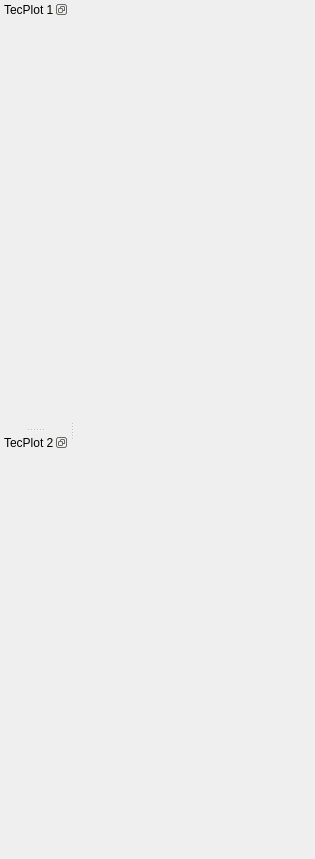
<?xml version="1.0" encoding="UTF-8"?>
<ui version="4.0">
 <class>MainWindow</class>
 <widget class="QMainWindow" name="MainWindow">
  <property name="geometry">
   <rect>
    <x>0</x>
    <y>0</y>
    <width>315</width>
    <height>859</height>
   </rect>
  </property>
  <property name="sizePolicy">
   <sizepolicy hsizetype="Preferred" vsizetype="Preferred">
    <horstretch>0</horstretch>
    <verstretch>0</verstretch>
   </sizepolicy>
  </property>
  <property name="windowTitle">
   <string>MainWindow</string>
  </property>
  <property name="whatsThis">
   <string>&lt;!DOCTYPE HTML PUBLIC &quot;-//W3C//DTD HTML 4.0//EN&quot; &quot;http://www.w3.org/TR/REC-html40/strict.dtd&quot;&gt;
&lt;html&gt;&lt;head&gt;&lt;meta name=&quot;qrichtext&quot; content=&quot;1&quot; /&gt;&lt;style type=&quot;text/css&quot;&gt;
p, li { white-space: pre-wrap; }
&lt;/style&gt;&lt;/head&gt;&lt;body style=&quot; font-family:'MS Shell Dlg 2'; font-size:8pt; font-weight:400; font-style:normal;&quot;&gt;
&lt;p style=&quot;-qt-paragraph-type:empty; margin-top:0px; margin-bottom:0px; margin-left:0px; margin-right:0px; -qt-block-indent:0; text-indent:0px;&quot;&gt;&lt;br /&gt;&lt;/p&gt;&lt;/body&gt;&lt;/html&gt;</string>
  </property>
  <widget class="QWidget" name="centralwidget"/>
  <widget class="QDockWidget" name="ui_tecplot1_dockw">
   <property name="sizePolicy">
    <sizepolicy hsizetype="Expanding" vsizetype="Expanding">
     <horstretch>0</horstretch>
     <verstretch>0</verstretch>
    </sizepolicy>
   </property>
   <property name="minimumSize">
    <size>
     <width>69</width>
     <height>70</height>
    </size>
   </property>
   <property name="features">
    <set>QDockWidget::DockWidgetFloatable|QDockWidget::DockWidgetMovable</set>
   </property>
   <property name="windowTitle">
    <string>TecPlot 1</string>
   </property>
   <attribute name="dockWidgetArea">
    <number>1</number>
   </attribute>
   <widget class="QWidget" name="dockWidgetContents">
    <layout class="QVBoxLayout" name="ui_tecplot1_dockcontents_vl">
     <item>
      <widget class="QWidget" name="ui_tecplot1_widget" native="true">
       <property name="sizePolicy">
        <sizepolicy hsizetype="Expanding" vsizetype="Expanding">
         <horstretch>0</horstretch>
         <verstretch>0</verstretch>
        </sizepolicy>
       </property>
       <property name="minimumSize">
        <size>
         <width>0</width>
         <height>0</height>
        </size>
       </property>
       <property name="baseSize">
        <size>
         <width>50</width>
         <height>50</height>
        </size>
       </property>
       <property name="acceptDrops">
        <bool>false</bool>
       </property>
       <layout class="QVBoxLayout" name="ui_tecplot1_widget_vl"/>
      </widget>
     </item>
    </layout>
   </widget>
  </widget>
  <widget class="QDockWidget" name="ui_tecplot2_dockw">
   <property name="sizePolicy">
    <sizepolicy hsizetype="Expanding" vsizetype="Expanding">
     <horstretch>0</horstretch>
     <verstretch>0</verstretch>
    </sizepolicy>
   </property>
   <property name="minimumSize">
    <size>
     <width>69</width>
     <height>70</height>
    </size>
   </property>
   <property name="accessibleName">
    <string notr="true" extracomment="sadsa"/>
   </property>
   <property name="features">
    <set>QDockWidget::DockWidgetFloatable|QDockWidget::DockWidgetMovable</set>
   </property>
   <property name="windowTitle">
    <string>TecPlot 2</string>
   </property>
   <attribute name="dockWidgetArea">
    <number>1</number>
   </attribute>
   <widget class="QWidget" name="ui_tecplot2_dockcontents">
    <layout class="QVBoxLayout" name="ui_tecplot2_dockcontents_vl">
     <item>
      <widget class="QWidget" name="ui_tecplot_widget_2" native="true">
       <property name="sizePolicy">
        <sizepolicy hsizetype="Expanding" vsizetype="Expanding">
         <horstretch>0</horstretch>
         <verstretch>0</verstretch>
        </sizepolicy>
       </property>
       <layout class="QVBoxLayout" name="ui_tecplot2_widget_vl"/>
      </widget>
     </item>
    </layout>
   </widget>
  </widget>
 </widget>
 <resources/>
 <connections/>
</ui>
